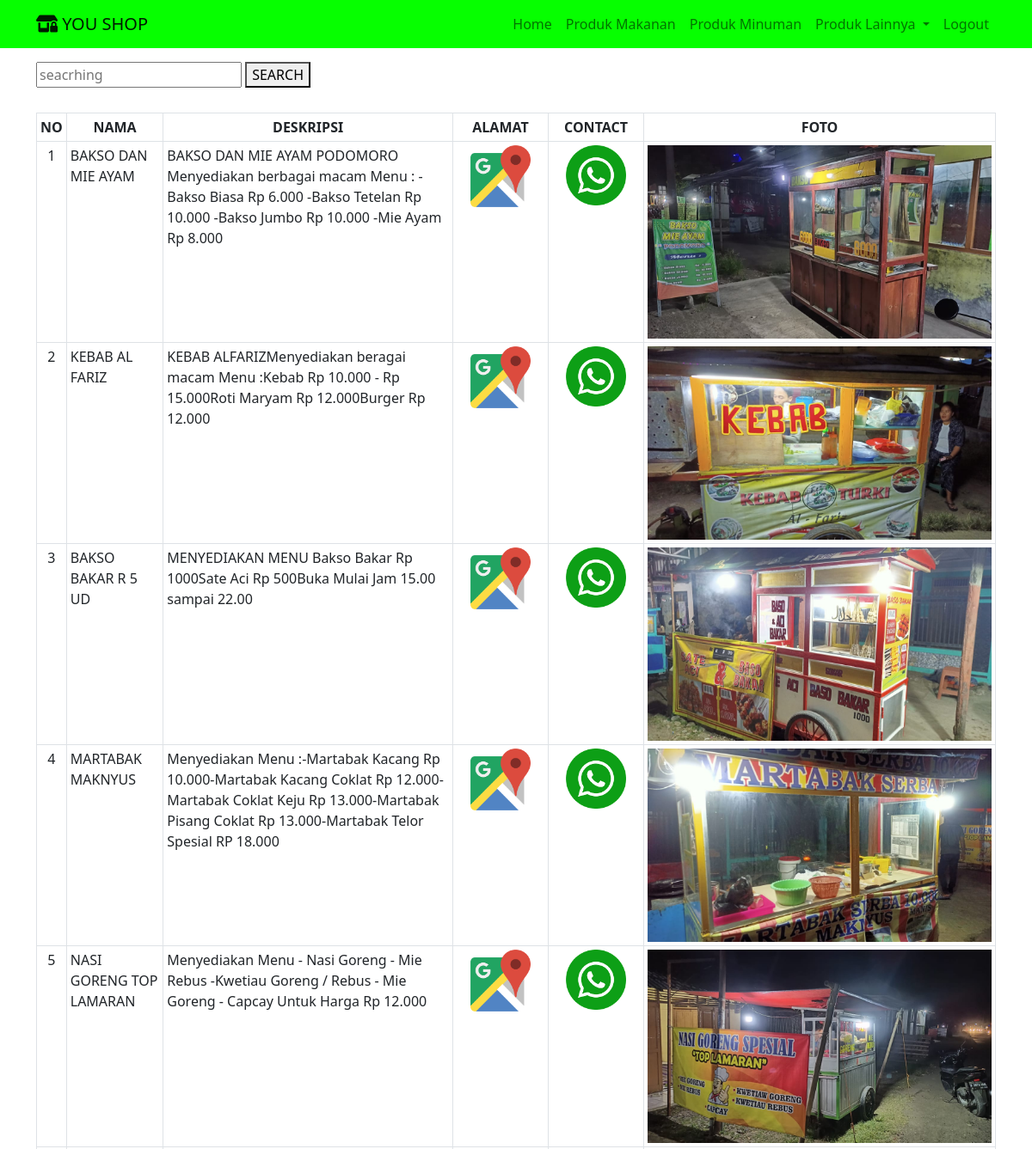
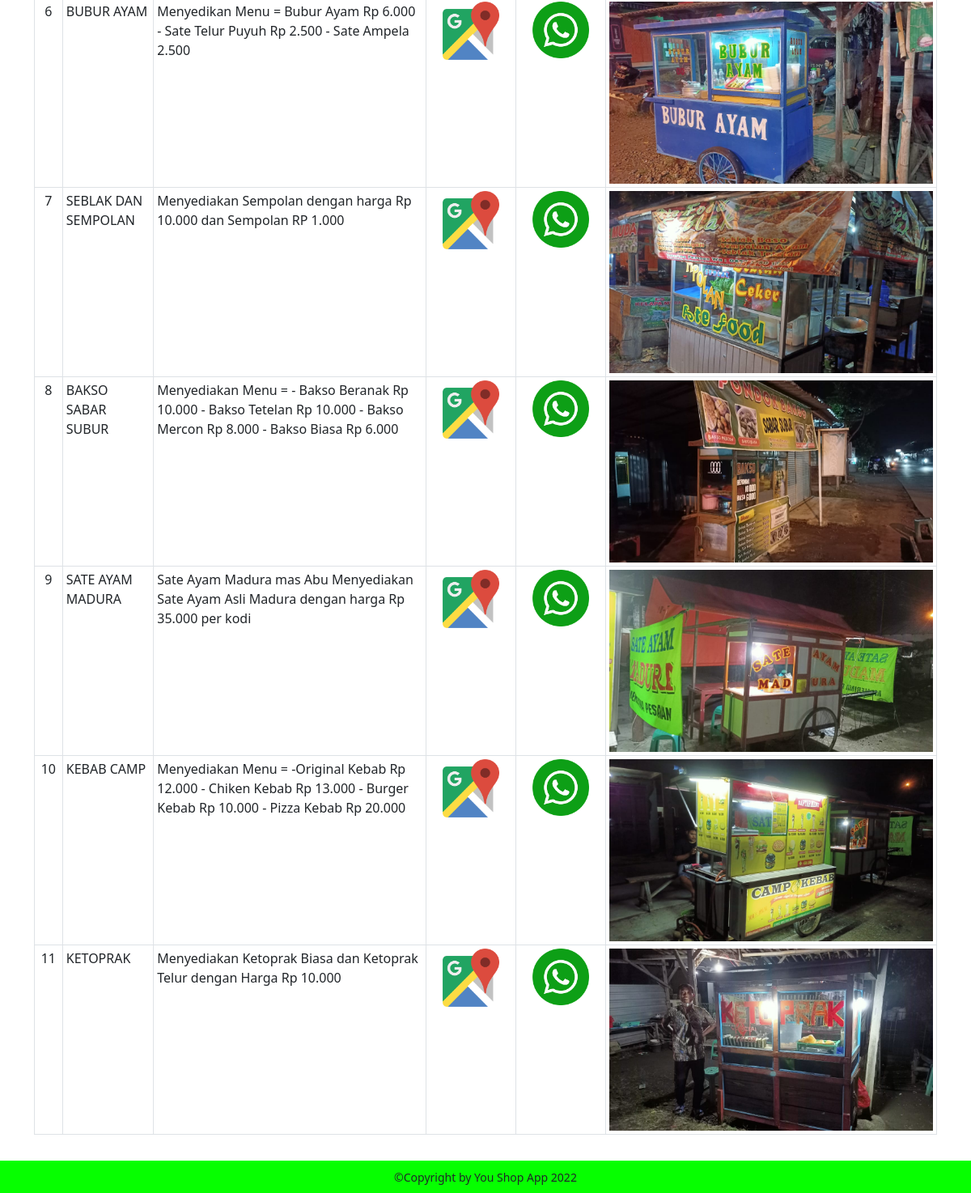
/USER/produk-makanan.php, run on the app's committed database (2 pictures, top to bottom).
### tables this page shows
CREATE TABLE `tbl_makanan` (
  `ID` int(11) NOT NULL,
  `NAMA` varchar(100) NOT NULL,
  `DESKRIPSI` varchar(400) NOT NULL,
  `ALAMAT` varchar(200) NOT NULL,
  `CONTACT` varchar(200) NOT NULL,
  `FOTO` varchar(200) NOT NULL
);

### USER/koneksi.php (called while the page is built, shortened)
<?php
$host = "localhost";
$user = "root";
$password = "";
$db = "dbyoushop";
$koneksi = mysqli_connect($host, $user, $password, $db);
function query($query) {
  global $koneksi;
  $result = mysqli_query($koneksi, $query);
  $rows = [];
  while($row =mysqli_fetch_assoc($result)){
    $rows[] = $row;
    }
  return $rows;
}
?>

### USER/produk-makanan.php (the view, shortened to what this page needs)
<?php
 include "header.php";
 include "koneksi.php";
 $makanan = query("SELECT * FROM tbl_makanan");
?>
<br>
<form action="" method="POST" class="fixed-left" >
    <input type="text" name="cari" size="20" autofocus placeholder="seacrhing " autocomplete="off">
    <button type="submit" >SEARCH</button>
</form>
<br>
<div class="table-responsive">
<table class="table table-bordered table-sm table-hover " style="margin-top :5px;">
<thead>
  <tr>
    <th style="text-align: center;">NO</th>
    <th style="text-align: center;">NAMA</th>
    <th style="text-align: center;">DESKRIPSI</th>
    <th style="text-align: center;">ALAMAT</th>
    <th style="text-align: center;">CONTACT</th>
    <th style="text-align: center;">FOTO</th>
  </tr>
</thead>
<tbody>
  <?php $nomor = 1;?>
  <?php foreach($makanan as $pecah):?>
  <tr>
    <td style="text-align: center;"><?php echo $nomor++;?> </td>
    <td><?php echo $pecah ['NAMA'];?> </td>
    <td><?php echo $pecah ['DESKRIPSI'];?> </td>
    <td>
          <a class="p-3" href="<?php echo $pecah ['ALAMAT'];?>"><img src="../file/maps.png" width="70px"></a>
        </td>
    <td >
      <a class="px-3 py-5" href="<?php echo $pecah ['CONTACT'];?>"><img src="../file/wa logo.png" width="70px" ></a>
    </td>
    <td>
    <img src="../foto-makanan/<?php echo $pecah ['FOTO'];?>" width="400">
   </td>
  </tr>
  <?php endforeach; ?>
</tbody>
</table>
</div>
<?php
  include "footer.php";
  ?>

### data on the page
tbl_makanan: NAMA "BAKSO DAN MIE AYAM", DESKRIPSI "BAKSO DAN MIE AYAM PODOMORO Menyediakan berbagai macam Menu : -Bakso Biasa Rp 6.000 -Bakso Tetelan Rp 10.000 -Bakso Jumbo Rp 10.000 -Mie Ayam Rp 8.000", FOTO (picture)
tbl_makanan: NAMA "KEBAB AL FARIZ", DESKRIPSI "KEBAB ALFARIZMenyediakan beragai macam Menu :Kebab Rp 10.000 - Rp 15.000Roti Maryam Rp 12.000Burger Rp 12.000", FOTO (picture)
tbl_makanan: NAMA "BAKSO BAKAR R 5 UD", DESKRIPSI "MENYEDIAKAN MENU Bakso Bakar Rp 1000Sate Aci Rp 500Buka Mulai Jam 15.00 sampai 22.00", FOTO (picture)
tbl_makanan: NAMA "MARTABAK MAKNYUS", DESKRIPSI "Menyediakan Menu :-Martabak Kacang Rp 10.000-Martabak Kacang Coklat Rp 12.000-Martabak Coklat Keju Rp 13.000-Martabak Pisang Coklat Rp 13.000-Martabak Telor Spesial RP 18.000", FOTO (picture)
tbl_makanan: NAMA "NASI GORENG TOP LAMARAN", DESKRIPSI "Menyediakan Menu - Nasi Goreng - Mie Rebus -Kwetiau Goreng / Rebus - Mie Goreng - Capcay Untuk Harga Rp 12.000", FOTO (picture)
tbl_makanan: NAMA "BUBUR AYAM", DESKRIPSI "Menyedikan Menu = Bubur Ayam Rp 6.000 - Sate Telur Puyuh Rp 2.500 - Sate Ampela 2.500", FOTO (picture)
tbl_makanan: NAMA "SEBLAK DAN SEMPOLAN", DESKRIPSI "Menyediakan Sempolan dengan harga Rp 10.000 dan Sempolan RP 1.000", FOTO (picture)
tbl_makanan: NAMA "BAKSO SABAR SUBUR", DESKRIPSI "Menyediakan Menu = - Bakso Beranak Rp 10.000 - Bakso Tetelan Rp 10.000 - Bakso Mercon Rp 8.000 - Bakso Biasa Rp 6.000", FOTO (picture)
tbl_makanan: NAMA "SATE AYAM MADURA", DESKRIPSI "Sate Ayam Madura mas Abu Menyediakan Sate Ayam Asli Madura dengan harga Rp 35.000 per kodi", FOTO (picture)
tbl_makanan: NAMA "KEBAB CAMP", DESKRIPSI "Menyediakan Menu = -Original Kebab Rp 12.000 - Chiken Kebab Rp 13.000 - Burger Kebab Rp 10.000 - Pizza Kebab Rp 20.000", FOTO (picture)
tbl_makanan: NAMA "KETOPRAK", DESKRIPSI "Menyediakan Ketoprak Biasa dan Ketoprak Telur dengan Harga Rp 10.000", FOTO (picture)
